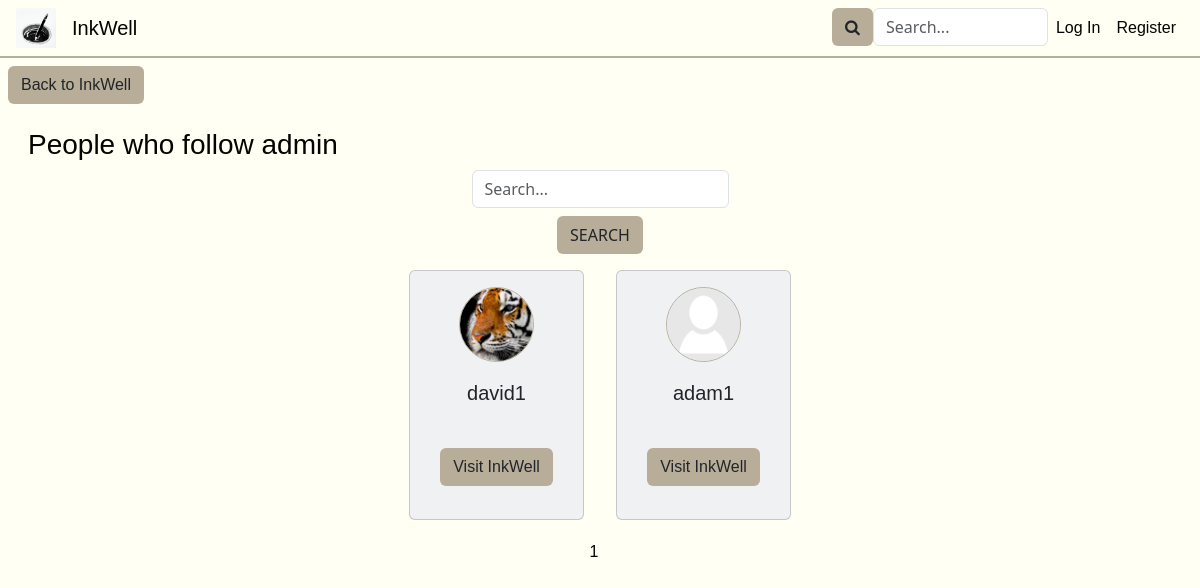
Page /well/admin/followers on the committed database.
### inkwell/models.py (models this page shows, shortened)
class User(AbstractUser):
    about = models.CharField(max_length=250, default="")
    profilePicture = models.ImageField(upload_to='', blank=True, null=True)

### inkwell/views.py (the view)
# urls.py: path('well/<str:username>/followers', views.followers, {'searchQuery':''}, name='followers'),
def followers(request, username, searchQuery):
    user = User.objects.get(username=username)
    if searchQuery == "":
        followers = User.objects.filter(follower__followee=user.pk).distinct()
    else:
        followers = User.objects.filter(follower__followee=user.pk, username__contains=searchQuery).distinct()
    pag = Paginator(followers, 20)
    page = request.GET.get('page')
    try:
        pag_items = pag.page(page)
    except PageNotAnInteger:
        pag_items = pag.page(1)
    except EmptyPage:
        pag_items = pag.page(pag.num_pages)
    pages = range(1, pag.num_pages+1)
    return render(request, "inkwell/followers.html", {
        "followers": pag_items,
        "pages": pages,
        "followed_user": user
    })

### inkwell/templates/inkwell/followers.html (shortened to what this page needs)
{% extends "inkwell/layout.html" %}
{% block body %}
<a href="{% url 'well' username=followed_user.username %}"><button class="backToInkWell btn btn-khaki">Back to InkWell</button></a>
<div class="followersList row d-flex justify-content-center">
    <h3>People who follow {{ followed_user.username }}</h3>
    <div class="disFdirColAliCen">
        <form class="form disFdirColAliCen" action="{% url 'searchFollowers' username=followed_user.username %}" method="post">
            <input placeholder="Search..." type="text" class="searchInput-style form-control" name="searchFollowersQuery">
            <button class="btn btn-khaki mt-2" type="submit">SEARCH</button>
        </form>
    </div>
    {% for follower in followers %}
    <div class="card col-md-4">
        <div class="card-body disFdirColAliCen">
            {% if follower.profilePicture %}
                <img class="author-profile-picture" src="/media/{{follower.profilePicture}}">
            {% else %}
                <img class="author-profile-picture" src="/media/no-profile-picture-icon.jpg">
            {% endif %}
            <span class="card-title lead">{{ follower.username }}</span>
            <br>
            <a href="{% url 'well' username=follower.username %}"><button class="btn btn-khaki">Visit InkWell</button></a>
        </div>
    </div>
    {% endfor %}
    <div class="pagination d-flex justify-content-center">
        {% for page in pages %}
            {% if page == followers.number %}
            <span class="current">{{ page }}</span>
            {% else %}
                <a href="?page={{ page }}">{{ page }}</a>
            {% endif %}
        {% endfor %}
    </div>
</div>
{% endblock %}

### inkwell/static/inkwell/styles.css (style rules this page uses)
:root { --black: #020202ff; --dark-green: #0d2818ff; --pakistan-green: #04471cff; --sea-green: #058c42ff; --malachite: #16db65ff; --coquelicot: #f15025ff; --white: #ffffffff; --platinum: #e6e8e6ff; --timberwolf: #ced0ceff; --eerie-black: #191919ff; --gunmetal: #223843ff; --antiflash-white: #eff1f3ff; --timberwolf: #dbd3d8ff; --desert-sand: #d8b4a0ff; --burnt-sienna: #d77a61ff; --baby-powder: #fdfffcff; --lapis-lazuli: #235789ff; --fire-engine-red: #c1292eff; --school-bus-yellow: #f1d302ff; --raisin-black: #161925ff; --khaki: #b7ad99ff; --folly: #ff4365ff; --black: #030301ff; --turquoise: #00d9c0ff; --ivory: #fffff3ff; --primary-color: var(--antiflash-white); --secondary-color: var(--ivory); --background-color: var(--ivory); --text-color: var(--black); --border-color: var(--khaki); --button-color: var(--khaki); }
.followersList .card { height: 250px; }
.card { height: 450px; }
p, a, h1, h2, h3, h4, h5, span { color: var(--text-color); font-family:Arial, Helvetica, sans-serif; }
body { background-color: var(--background-color); margin: 0; z-index: 0; }
.pagination a, .pagination span { margin: 0.3rem; }
.disFdirColAliCen { display: flex; flex-direction: column; align-items: center; }
.backToInkView, .backToInkWell { margin: 0.5rem; }
.searchInput-style { width: auto; }
.followersList .card { width: 175px; }
.row { padding: 1rem; margin: 0; }
.author-profile-picture { border: 1px var(--border-color) solid; border-radius: 50%; width: 75px; height: 75px; overflow: hidden; }
.card { width: 316px; margin: 1rem; background-color: var(--primary-color); }
.card span, .card a { margin-bottom: 1rem; }
.btn-khaki { background-color: var(--button-color); }
.card-title { margin-top:1rem; }

### rows in the picture
User: username "admin"
User: profilePicture (picture), username "david1"
User: username "adam1"

### other values in the picture
{{ page }} "1"
